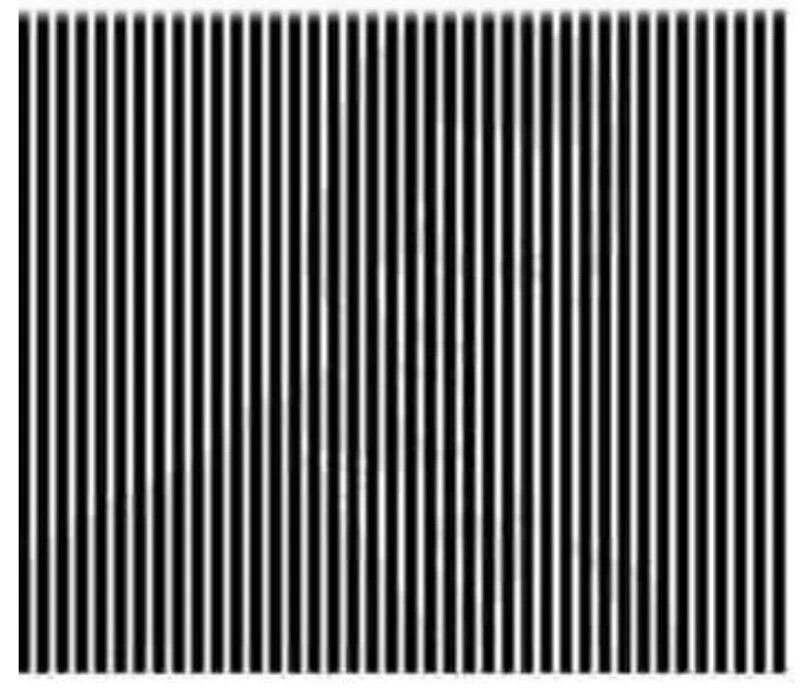
#> input picture scale_2400.png, 809 x 688 px
$ jupyter execute --allow-errors PolosReader.ipynb
#> lines starting #> are read from the running program, lines starting #| are printed output that depends on the picture; after the words box and inside, x2 and y2 are one past the last pixel; in counts of white or black regions, pixels touching at a corner belong together
[cell 1]
import cv2
from PIL import Image
import numpy as np
import math

[cell 2]
img = cv2.imread('scale_2400.png', cv2.IMREAD_GRAYSCALE)
#> img is the input picture: shape (688, 809); min 0, max 255, mean 106.5
height, width = img.shape
#> height = 688; width = 809

[cell 3]
# setting threshold of gray image
_, threshold = cv2.threshold(img, 50, 255, cv2.THRESH_BINARY)
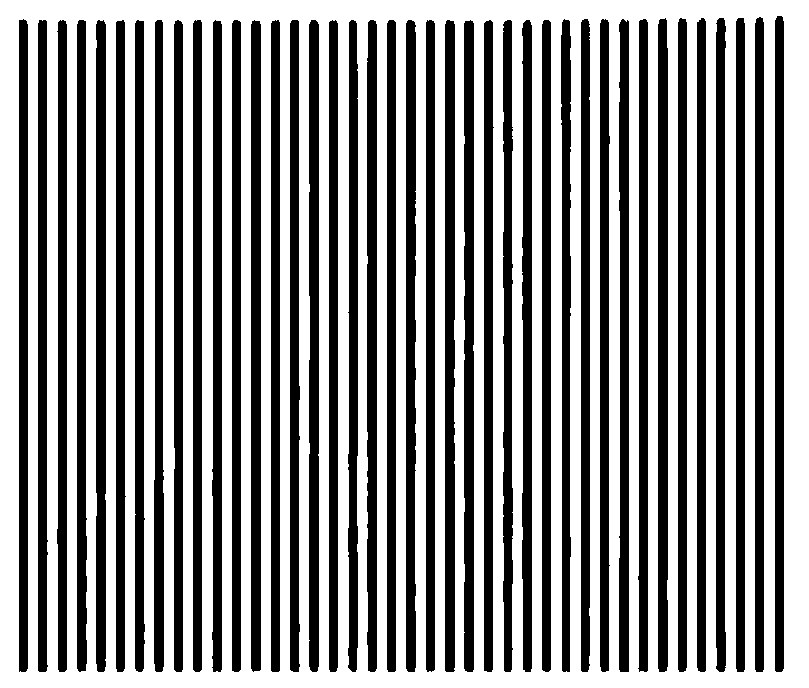
#> threshold: shape (688, 809); 57.2% white; 40 black regions, largest, box (x1, y1, x2, y2) and area: (251, 20, 261, 672) 6493, (658, 18, 668, 672) 6465, (96, 20, 106, 672) 6452
display(Image.fromarray(cv2.cvtColor(threshold, cv2.COLOR_GRAY2RGB)))

[cell 4]
# using a findContours() function
contours, _ = cv2.findContours(
    threshold, cv2.RETR_TREE, cv2.CHAIN_APPROX_SIMPLE)
#> contours = 41 contours; largest, box (x1, y1, x2, y2) and area: (0, 0, 809, 688) 555096, (250, 19, 262, 673) 7150, (657, 17, 669, 673) 7124, (95, 19, 107, 673) 7109, (444, 19, 456, 673) 7082

[cell 5]
img2=cv2.cvtColor(img, cv2.COLOR_GRAY2RGB)

#i = 0

# here we are ignoring first counter because
# findcontour function detects whole image as shape
contours=contours[1:]
#> contours = 40 contours; largest, box (x1, y1, x2, y2) and area: (250, 19, 262, 673) 7150, (657, 17, 669, 673) 7124, (95, 19, 107, 673) 7109, (444, 19, 456, 673) 7082, (308, 19, 320, 673) 7063

# list for storing names of shapes
for contour in contours:

    # here we are ignoring first counter because
    # findcontour function detects whole image as shape
    #if i == 0:
    #    i = 1
    #    continue

    # cv2.approxPloyDP() function to approximate the shape
    approx = cv2.approxPolyDP(
        contour, 0.01 * cv2.arcLength(contour, True), True)

    # using drawContours() function
    cv2.drawContours(img2, [contour], 0, (0, 0, 255), 1)

    # finding center point of shape
    M = cv2.moments(contour)
    if M['m00'] != 0.0:
        x = int(M['m10']/M['m00'])
        y = int(M['m01']/M['m00'])

    x=[contour[i][0][0] for i in range(len(contour))]
    #y=[contour[i][0][1] for i in range(len(contour))]
    x_center=round((min(x)+max(x))/2)
    cv2.line(img2, (x_center, 0), (x_center, height), (0, 255, 0), thickness=1)
#> this loop made 40 passes
#> (approx, y, x_center) on passes 1 to 7: ([[544, 19], [548, 672]], 345, 546), ([[526, 19], [530, 672]], 346, 526), ([[507, 19], [510, 672]], 344, 508), ([[489, 19], [491, 672]], 345, 488), ([[470, 19], [467, 672]], 345, 468), ([[447, 19], [453, 672]], 345, 450), ([[427, 19], [431, 672]], 345, 430)
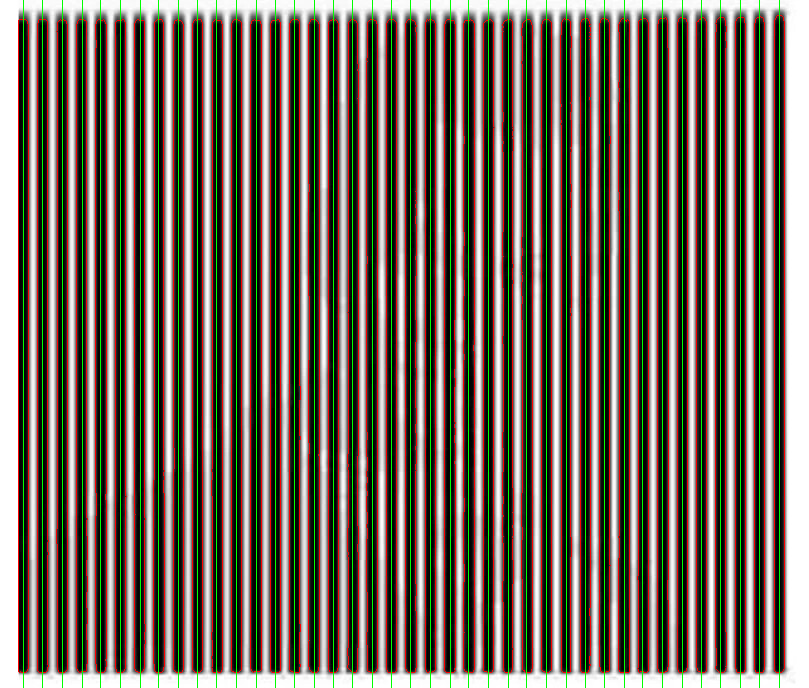
#> img2: shape (688, 809, 3); 14.39% of pixels changed, all inside (x1, y1, x2, y2) = (18, 0, 785, 688)
    #print(f'x_center={x_center}, y_min={y_min}, y_max={y_max}.')

[cell 6]
len(contour)
#> Out = 16

[cell 7]
contour[0][0]
#> Out = [776, 16]
#cv2.line(img2, (x1, y1), (x2, y2), 255, thickness=size)

[cell 8]
display(Image.fromarray(cv2.cvtColor(img2, cv2.COLOR_BGR2RGB)))

[cell 9]
a=[[1,2],[3,4],[5,6],[7,8]]

[cell 10]
b=[[a[i][0],a[i+1][0]] for i in range(len(a)-1)]
print(b)

[cell 11]
c=[b[i][1]-b[i][0] for i in range(len(b))]
print(c)

[cell 12]
d=round((sum(c))/len(c))
print(d)

#> (a cell that did not finish here is left out)

[cell 14]
len(img[0])
#> Out = 809

[cell 15]
height
#> Out = 688

[cell 16]
width
#> Out = 809

[cell 17]
for i in range(1,5):
    print(i)
